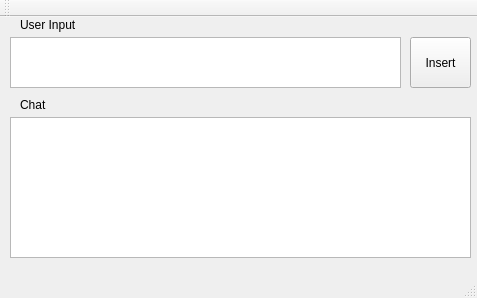
<?xml version="1.0" encoding="UTF-8"?>
<ui version="4.0">
 <class>MainWindow</class>
 <widget class="QMainWindow" name="MainWindow">
  <property name="windowModality">
   <enum>Qt::NonModal</enum>
  </property>
  <property name="geometry">
   <rect>
    <x>0</x>
    <y>0</y>
    <width>477</width>
    <height>298</height>
   </rect>
  </property>
  <property name="windowTitle">
   <string>My Bot</string>
  </property>
  <widget class="QWidget" name="centralWidget">
   <widget class="QTextEdit" name="te_chat">
    <property name="geometry">
     <rect>
      <x>10</x>
      <y>100</y>
      <width>461</width>
      <height>141</height>
     </rect>
    </property>
    <property name="textInteractionFlags">
     <set>Qt::NoTextInteraction</set>
    </property>
   </widget>
   <widget class="QPushButton" name="btnSendMessage">
    <property name="geometry">
     <rect>
      <x>410</x>
      <y>20</y>
      <width>61</width>
      <height>51</height>
     </rect>
    </property>
    <property name="text">
     <string>Insert</string>
    </property>
   </widget>
   <widget class="QTextEdit" name="te_userInput">
    <property name="geometry">
     <rect>
      <x>10</x>
      <y>20</y>
      <width>391</width>
      <height>51</height>
     </rect>
    </property>
   </widget>
   <widget class="QLabel" name="label_UserInput">
    <property name="geometry">
     <rect>
      <x>20</x>
      <y>0</y>
      <width>61</width>
      <height>16</height>
     </rect>
    </property>
    <property name="text">
     <string>User Input</string>
    </property>
   </widget>
   <widget class="QLabel" name="labelChat">
    <property name="geometry">
     <rect>
      <x>20</x>
      <y>80</y>
      <width>47</width>
      <height>16</height>
     </rect>
    </property>
    <property name="text">
     <string>Chat</string>
    </property>
   </widget>
  </widget>
  <widget class="QMenuBar" name="menuBar">
   <property name="geometry">
    <rect>
     <x>0</x>
     <y>0</y>
     <width>477</width>
     <height>21</height>
    </rect>
   </property>
  </widget>
  <widget class="QToolBar" name="mainToolBar">
   <attribute name="toolBarArea">
    <enum>TopToolBarArea</enum>
   </attribute>
   <attribute name="toolBarBreak">
    <bool>false</bool>
   </attribute>
  </widget>
  <widget class="QStatusBar" name="statusBar"/>
 </widget>
 <layoutdefault spacing="6" margin="11"/>
 <resources/>
 <connections/>
</ui>
